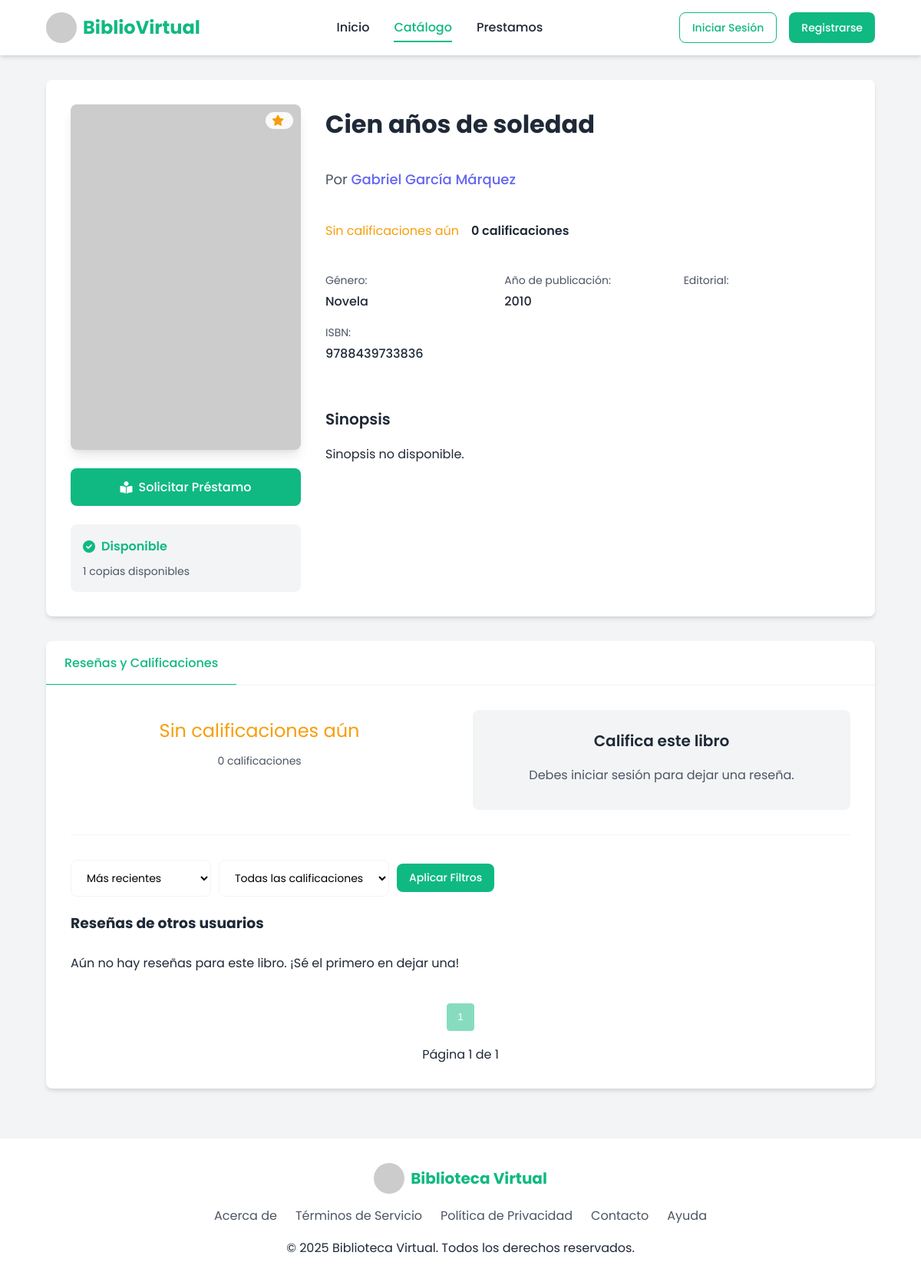
Page /libros/libro/2/ on the earlier database version.
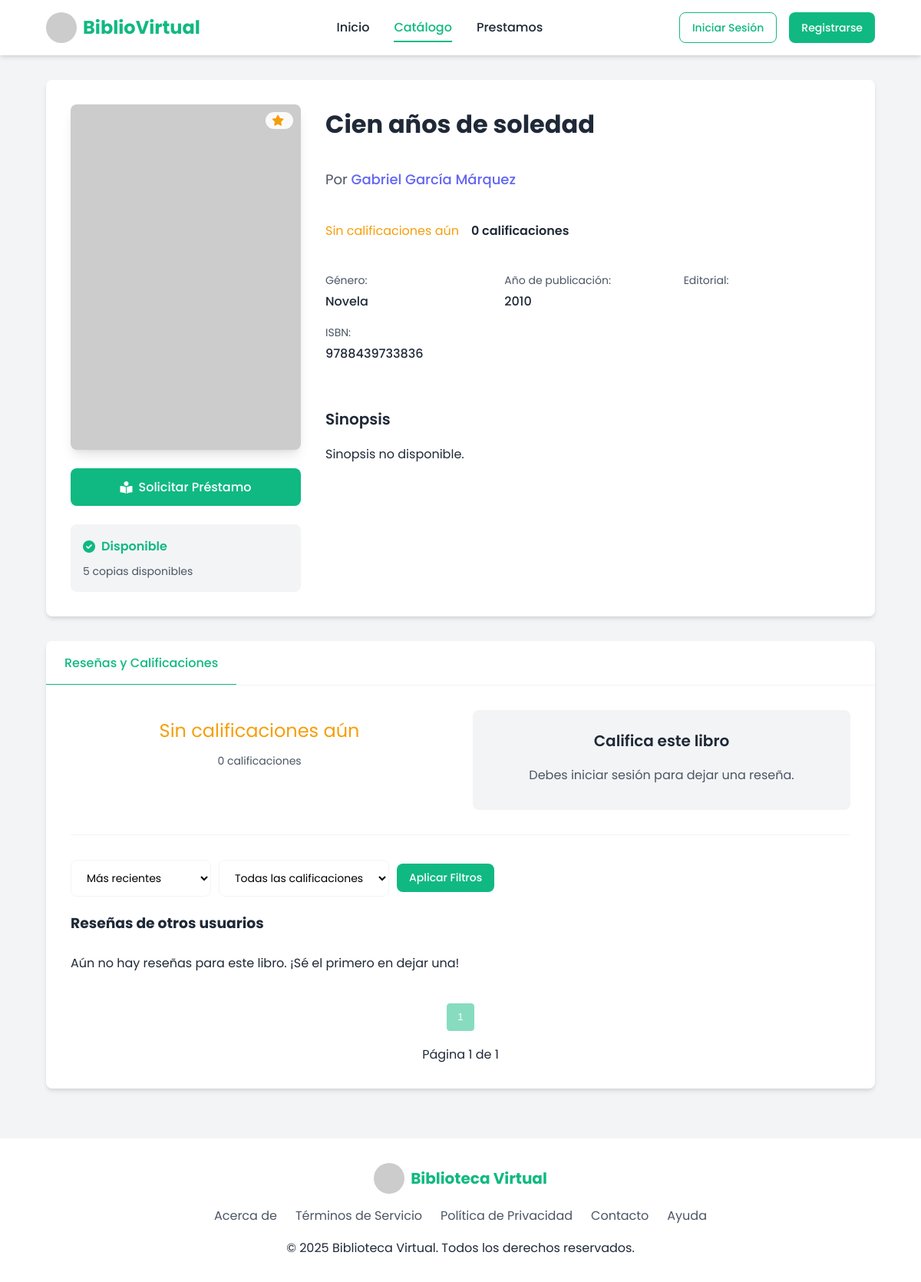
Same page on the later database version.
### libros/models.py (models this page shows, shortened)
class Libro(models.Model):
    titulo = models.CharField(max_length=200)
    autor = models.CharField(max_length=100)
    editorial = models.CharField(max_length=100)
    año_publicacion = models.PositiveIntegerField()
    ISBN = models.CharField(max_length=13, unique=True)
    disponibilidad = models.BooleanField(default=True)
    genero = models.ForeignKey(Genero, on_delete=models.CASCADE)
    existencias = models.PositiveIntegerField(default=1)
    portada = models.ImageField(upload_to='portadas/', null=True, blank=True)
    portada_url = models.URLField(blank=True, null=True)
    def portada_preview(self):
        if self.portada:
            return mark_safe(
                f'<img src="{self.portada.url}" width="120" height="160" style="object-fit: contain; border: 1px solid #ccc;" />')
        elif self.portada_url:  # <--- MUESTRA LA URL SI LA IMAGEN AÚN NO SE HA GUARDADO
            return mark_safe(
                f'<img src="{self.portada_url}" width="120" height="160" style="object-fit: contain; border: 1px solid #ccc;" />')
        return "(Sin portada)"
    portada_preview.short_description = "Vista previa"

class Genero(models.Model):
    nombre_genero = models.CharField(max_length=100)

### libros/views.py (the view)
# urls.py: path('libro/<int:libro_id>/', views.detalle_libro, name='detalle_libro'),
def detalle_libro(request, libro_id):
    libro = get_object_or_404(Libro, pk=libro_id)
    todas_las_resenas = libro.resenas.select_related('usuario').order_by('-fecha')
    related_books = obtener_libros_relacionados(libro)
    resenas_queryset = todas_las_resenas
    calificacion_filter = request.GET.get('calificacion_filter')
    if calificacion_filter != 'all' and calificacion_filter in ['5', '4', '3', '2', '1']:
        resenas_queryset = resenas_queryset.filter(calificacion=int(calificacion_filter))
    paginator_resenas = Paginator(resenas_queryset, 5)
    page_resenas = request.GET.get('page_resenas')
    try:
        resenas = paginator_resenas.get_page(page_resenas)
    except PageNotAnInteger:
        resenas = paginator_resenas.page(1)
    except EmptyPage:
        resenas = paginator_resenas.page(paginator_resenas.num_pages)
    promedio_calificacion = libro.resenas.aggregate(avg_calificacion=Avg('calificacion'))['avg_calificacion']
    total_resenas = todas_las_resenas.count() # Usar todas_las_resenas para el total general
    calificacion_counts = libro.resenas.values('calificacion').annotate(count=Count('calificacion')).order_by('-calificacion') # Usar libro.resenas para la distribución general
    calificacion_percentages = []
    if total_resenas > 0:
        for count_item in calificacion_counts:
            percentage = (count_item['count'] * 100) / total_resenas
            calificacion_percentages.append({'calificacion': count_item['calificacion'], 'percentage': percentage})
    form = ReseñaForm()
    context = {
        'libro': libro,
        'reseñas': resenas,
        'form': form,
        'promedio_calificacion': promedio_calificacion,
        'total_resenas': total_resenas,
        'calificacion_counts': calificacion_counts,
        'calificacion_percentages': calificacion_percentages,
        'related_books': related_books,
    }
    return render(request, 'libros/detalle_libro.html', context)

### resenas/forms.py
class ReseñaForm(forms.ModelForm):
    class Meta:
        model = Reseña
        fields = ['comentario', 'calificacion']
        widgets = {
            'comentario': forms.Textarea(attrs={'rows': 3, 'placeholder': 'Escribe tu reseña...'}),
            'calificacion': forms.Select()
        }

### libros/views.py (called while the page is built)
def obtener_libros_relacionados(libro):
    return Libro.objects.filter(genero=libro.genero).exclude(id=libro.id)[:4]

### libros/templates/libros/detalle_libro.html (shortened to what the changed rows need)
{% load static %}
<!DOCTYPE html>
<html lang="es">
<head>
    <link rel="stylesheet" href="https://cdnjs.cloudflare.com/ajax/libs/font-awesome/6.0.0-beta3/css/all.min.css">
    <link rel="stylesheet" href="{% static 'css/detalle.css' %}">
</head>
<body>
    <header class="header">
        <div class="container">
            <div class="logo">
                <h1>BiblioVirtual</h1>
            </div>
        </div>
    </header>
    <main>
        <div class="container">
            <div class="book-detail-container">
                <div class="book-main-info">
                    <div class="book-availability">
                        <div class="availability-info">
                            <span>{{ libro.existencias }} copias disponibles</span>
                        </div>
                    </div>
                </div>
                <div class="book-details">
                    <h1 class="book-title">{{ libro.titulo }}</h1>
                    <div class="book-author">
                        <span>Por</span>
                        <a href="#" class="author-link">{{ libro.autor }}</a>
                    </div>
                    <div class="book-rating">
                    <div class="rating-stars">
                    </div>
                    <div class="rating-count">
                    </div>
                </div>
                    <div class="book-metadata">
                        <div class="metadata-item">
                            <span class="metadata-label">Género:</span>
                            <span class="metadata-value">{{ libro.genero.nombre_genero }}</span>
                        </div>
                        <div class="metadata-item">
                            <span class="metadata-label">Año de publicación:</span>
                            <span class="metadata-value">{{ libro.año_publicacion }}</span>
                        </div>
                        <div class="metadata-item">
                        </div>
                        <div class="metadata-item">
                            <span class="metadata-label">ISBN:</span>
                            <span class="metadata-value">{{ libro.ISBN }}</span>
                        </div>
                    </div>
                    <div class="book-synopsis">
                        <h3>Sinopsis</h3>
                        <p>
                        </p>
                    </div>
                </div>
            </div>
        </div>
    </main>
</body>
</html>

Differences in the rows shown:
changed Libro "Cien años de soledad": existencias "1" → "5"
